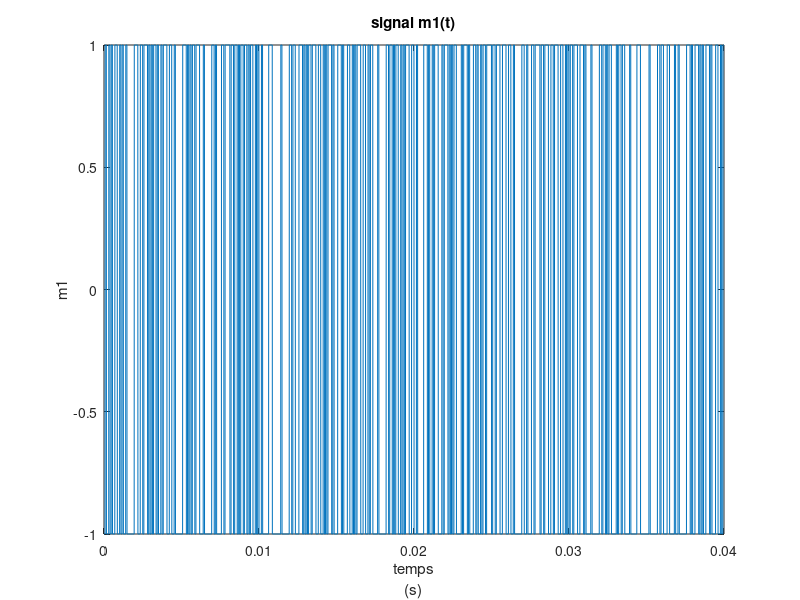
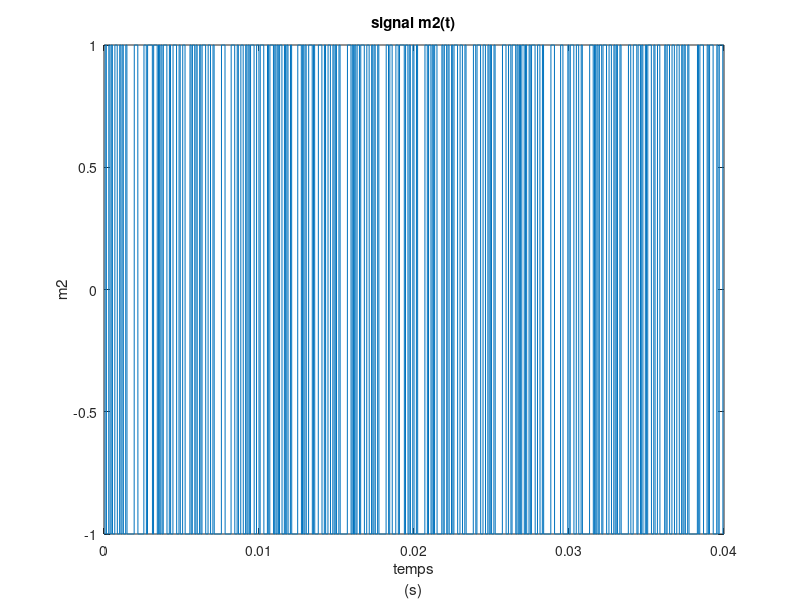
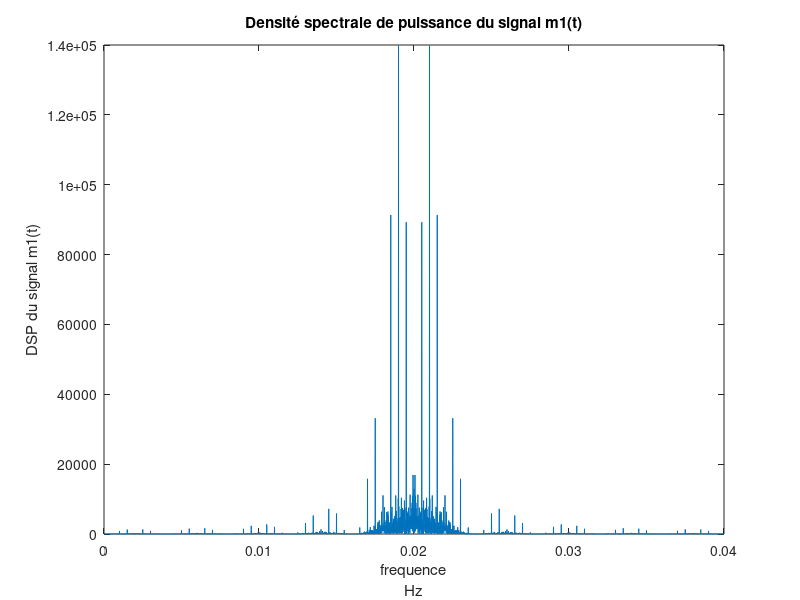
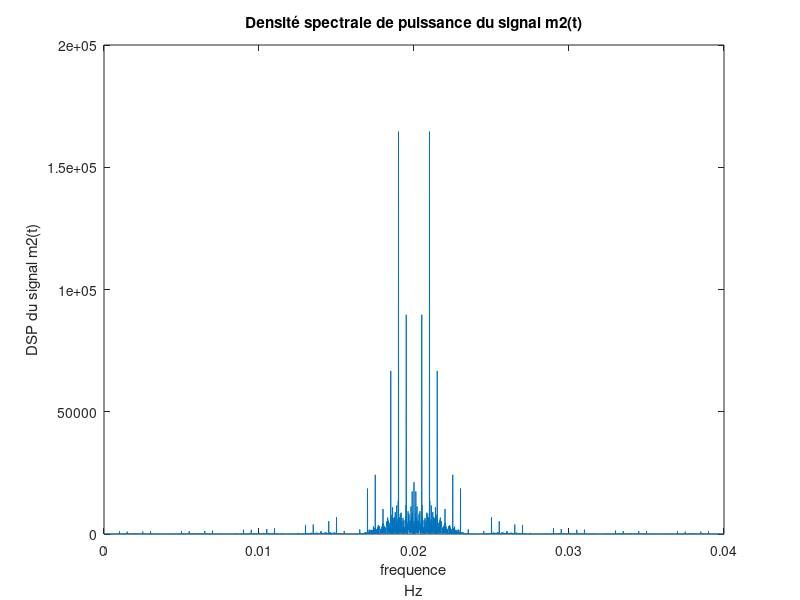

Write the MATLAB code that produced these figures, in order. (Note: this script raises an error after producing the figures.)
close all;
% Declaration des variables
    load donnees1.mat
    load donnees2.mat
    fp1 = 0 ; % fréqunence porteuse du premier signal
    fp2 = 46000 ; % fréquence porteuse du deuxième signal 
    Ns = 10 ;
    Fe = 128000 ;
    Te = 1/Fe ;
    Ts = Ns*Te ;
    T = 40*0.001 ;  % Durée d'un slot
    Nb = length(bits_utilisateur1) ;
    temps1 = linspace(0,5*Nb*Ns*Te,Nb*Ns*5) ;

% 3- Construction du signal MF-TDMA à décoder    
% 3.2.1- Modulation bande base
    % Génération du m1(t) et m2(t)
    m1 = kron(2*bits_utilisateur1-1,ones(1,Ns)); % Message à transmettre par l'utilisateur 1
    m2 = kron(2*bits_utilisateur2-1,ones(1,Ns)); % Message à transmettre par l'utilisateur 2

    % Traçage des deux messages m1
    temps = linspace(0,Nb*Ns*Te,Nb*Ns); 
    figure ;
    plot(temps,m1) ;
    title('signal m1(t)');
    xlabel({'temps','(s)'});
    ylabel('m1');

    % Traçage des deux messages m2
    figure ;
    plot(temps,m2) ;
    title('signal m2(t)');
    xlabel({'temps','(s)'});
    ylabel('m2');

% Estimation et Tracé de la DSP de m1 et m2 :
    % Les densités spectrales de puissance des signaux m1(t)
    S1 = (1 / Ns) * abs(fft(m1)) .^ 2;
    S2 = (1 / Ns) * abs(fft(m2)) .^ 2;

    % Traçage des densités spectrales de puissance des signaux m2(t)
    figure;
    plot((0 : Te : (length(fft(m1)) - 1) * Te), fftshift(S1));
    title('Densité spectrale de puissance du signal m1(t)');
    xlabel({'frequence','Hz'});
    ylabel('DSP du signal m1(t)');
    % Traçage des densités spectrales de puissance des signaux m2(t)
    figure;
    plot((0 : Te : (length(fft(m2)) - 1) * Te), fftshift(S2));
    title('Densité spectrale de puissance du signal m2(t)');
    xlabel({'frequence','Hz'});
    ylabel('DSP du signal m2(t)');

    
% 3.2.2- Construction du signal MF-TDMA
    % Génération d'un signal comportant 5 slots 
    slot1 = zeros(1,5*5120) ;
    slot2 = zeros(1,5*5120) ;
    slot1(:,5121 : 2*5120) = m1 ;
    slot2(:,4*5120+1 : end) = m2 ;
    
    % Génération d'un signal résultant
    slot_signal = [zeros(1, 5120), m1, zeros(1, 2*5120), m2];

    % Tracé des slots contenant le signal m1 et m2
    figure ;
    plot((0 : Te : (length(slot_signal) - 1) * Te), slot_signal); hold on
    title("Signal comportant les 5 slots et les message m1 et m2 ");
    xlabel({'temps','(s)'});
    ylabel("m1 , m2");

% Génération et tracé du signal x bruité
    % Génération des signaux x1 et x2
    x1 = slot1.*cos(2*pi*fp1*temps1) ;
    x2 = slot2.*cos(2*pi*fp2*temps1) ;
    
    % génération du signal non bruité (s)
    s = x1 + x2 ;
    figure ;
    plot(temps1,s) ;
    title("Signal non bruité ");
    xlabel({'temps','(s)'});
    ylabel("s");

    puissance_s = (1/(Nb*Ns*5))*sum(abs(s).^2) ; % Puissance du signal s 
    Pbruit = puissance_s/(10^(10)) ; % Puissance du bruit gaussien à partir de l'expression théorique 

    % Génération du bruit Gaussien
    Bruit = sqrt(Pbruit)*randn(1,Nb*Ns*5) ;
    % génération du signal non bruité (x)
    x = s + Bruit ;
    figure ;
    plot(temps1,x) ;
    title("Signal x bruité ");
    xlabel({'temps','(s)'});
    ylabel("x");

    % Densité spectrale de puissance de x
    DSP_x = (1/((Nb*Ns*5)))*((abs(fft(x))).^2) ; % densité spectrale en utilisant un périodogramme
    figure ;
    plot(linspace(-Fe/2,Fe/2,length(DSP_x)),fftshift(DSP_x)) ;
    title("Densité spectrale de x ");
    xlabel({'frequence','Hz'});
    ylabel("DSP(x)");
    
% Mise en place du récepteur MF-TDMA    
% 4.1- Démultipléxage des porteuse

    % Synthèse du filtre passe-Bas
    % Réponses impultionelle du filtre passe-Bas
    fc = (fp1+fp2)/2 ; % fréquence de coupure 
    N = 42 ; % Ordre du filtre
    k = (-N : N )*Te ; 
    h_b = (2*(fc/Fe))*sinc(2*k*fc); % Réponse impulsionnelle 
    figure ;
    plot(linspace(-N*Te ,N*Te ,length(h_b)),h_b) ;
    title("Réponse impulsionnelle du filtre passe-Bas");
    xlabel({'temps','(s)'});
    ylabel('Réponse impulsionnelle');

    % Réponses en fréquence du filtre passe-Bas
    Next = 8*2^nextpow2(length(h_b)); % Zero Padding
    FH = abs(fft(h_b.*hamming(length(h_b))',Next)) ; % Fenêtre de hamming
    figure ;
    plot(linspace(-Fe/2,Fe/2,length(FH)),fftshift(FH));
    title("Tracé de la réponse en fréquence du filtre Passe-Bas");
    xlabel({'frequence','Hz'});
    ylabel('Réponse en fréquence ');

    % Densité spectrale de puissance du signal et la réponse en fréquence du filtre
    figure ;
    plot(linspace(-Fe/2,Fe/2,length(FH)),fftshift(FH)); hold on
    plot(linspace(-Fe/2,Fe/2,length(DSP_x)),fftshift((1/max(abs(DSP_x)))*abs(DSP_x))) ;
    title("Densité spectrale de puissance Sx et la réponse en fréquence du filtre passe-bas");
    xlabel({'frequence','Hz'});
    ylabel('Réponse en fréquence ,DSP(x)');
    legend("Réponse en fréquence","Sx");
    hold off

    % Synthèse du filtre passe-Haut
    % Réponse impulsionnelle du filtre passe-Haut
    dirac = zeros(1,2*N+1) ;  % la fonction dirac
    dirac(1,N+1) =1 ;
    % Réponse impulsionnelle du filtre passe-Haut
    h_h = dirac - h_b ; 
    
    % Réponse fréquentielle du filtre passe-Haut
    FH1 = 1 - FH ; % Fenêtre de hamming

    % La réponse impulsionnelle et la réponse fréquentielle du filtre passe-Haut
    % Réponse impulsionnelle 
    figure ;
    plot(linspace(-N*Te ,N*Te ,length(h_h)),h_h) ;
    title("Tracé de la réponse impulsionnelle du filtre passe haut");
    xlabel({'temps','(s)'});
    ylabel('Réponse impulsionnelle');
 
   % réponse fréquentielle 
   figure ;
   plot(linspace(-Fe/2,Fe/2,length(FH1)),fftshift(FH1));
   title("Tracé de la réponse en fréquence du filtre passe-Haut");
   xlabel({'frequence','Hz'});
   ylabel('Réponse en fréquence');
   
    % Densité spectrale de puissance du signal et la réponse en fréquence du filtre
    figure ;
    plot(linspace(-Fe/2,Fe/2,length(FH1)),fftshift(FH1)); hold on
    plot(linspace(-Fe/2,Fe/2,length(DSP_x)),fftshift((1/max(abs(DSP_x)))*abs(DSP_x))) ;
    title("Densité spectrale de puissance de x et de la réponse en fréquence du filtre passe-Haut");
    xlabel({'frequence','Hz'});
    ylabel('Réponse en fréquence ,DSP(x)');
    legend("Réponse en fréquence ","DSP(x)");
    hold off

    % Filtrage
    % Obtention des signaux x1
    x1_filtre = conv(x,h_b,'same') ;
    figure ;
    plot(temps1,x1_filtre) ;
    title("x1 filtré");
    xlabel({'temps','(s)'});
    ylabel('x1 filtré');
    
    % Obtention des signaux x2 
    x2_filtre = conv(x,h_h,'same') ;
    figure ; 
    plot(temps1,x2_filtre) ;
    title("x2 filtré");
    xlabel({'frequence','Hz'});
    ylabel('x2 filtré');
 

% 4.2 Retour en bande de Base 
    x1_retour = x1_filtre.*cos(2*pi*fp1*temps1) ;
    x2_retour = x2_filtre.*cos(2*pi*fp2*temps1) ;
   
   
% 4.3 Détection du Slot utile 
     slot1_1 = x1_retour(1,1:Nb*Ns) ;
     slot1_2 = x1_retour(1,Nb*Ns+1:2*Nb*Ns) ;
     slot1_3 = x1_retour(1,2*Nb*Ns+1:3*Nb*Ns) ;
     slot1_4 = x1_retour(1,3*Nb*Ns+1:4*Nb*Ns) ;
     slot1_5 = x1_retour(1,4*Nb*Ns+1:5*Nb*Ns) ;


     slot2_1 = x2_retour(1,1:Nb*Ns) ;
     slot2_2 = x2_retour(1,Nb*Ns+1:2*Nb*Ns) ;
     slot2_3 = x2_retour(1,2*Nb*Ns+1:3*Nb*Ns) ;
     slot2_4 = x2_retour(1,3*Nb*Ns+1:4*Nb*Ns) ;
     slot2_5 = x2_retour(1,4*Nb*Ns+1:5*Nb*Ns) ;

     energie1 = zeros(1,5);
     energie2 = zeros(1,5);
     energie1(1) = sum(abs(slot1_1).^2) ;
     energie1(2) = sum(abs(slot1_2).^2) ;
     energie1(3) = sum(abs(slot1_3).^2) ;
     energie1(4) = sum(abs(slot1_4).^2) ;
     energie1(5) = sum(abs(slot1_5).^2) ;
     energie2(1) = sum(abs(slot2_1).^2) ;
     energie2(2) = sum(abs(slot2_2).^2) ;
     energie2(3) = sum(abs(slot2_3).^2) ;
     energie2(4) = sum(abs(slot2_4).^2) ;
     energie2(5) = sum(abs(slot2_5).^2) ;
 
    [max1 , indice1] = max(energie1);
    [max2 , indice2] = max(energie2);

% Démodulation Bande de base
   
% Restitution de la première information binaire 
  SignalFiltre1 = conv(slot1_2,ones(1,Ns),'same');
  SignalEchantillonne1 = SignalFiltre1(1:Ns:end);
  BitsRecuperes1 = (sign(SignalEchantillonne1)+1)/2 ;
  
% Restitution de la deuxième information binaire 
  SignalFiltre2 = conv(slot2_5,ones(1,Ns),'same');
  SignalEchantillonne2 = SignalFiltre2(1:Ns:end);
  BitsRecuperes2 = (sign(SignalEchantillonne2)+1)/2 ;
  
  text1 = bin2str(BitsRecuperes1) 
  text2 = bin2str(BitsRecuperes2) 
